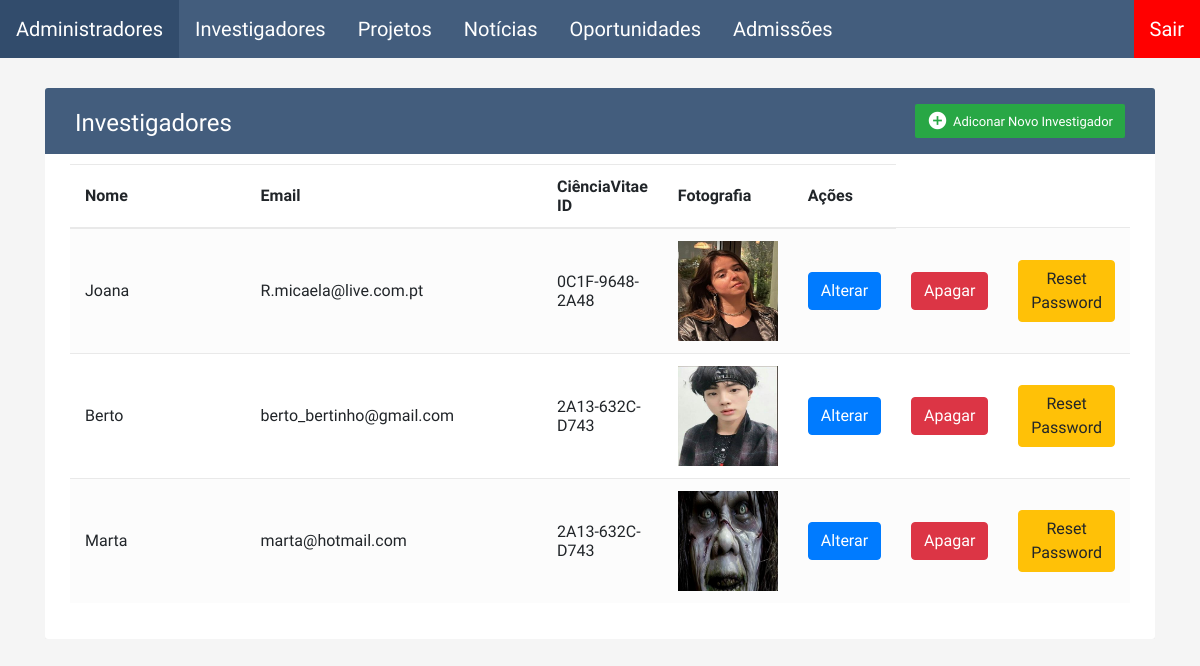
The page /backoffice/investigadores/index.php (signed in) on the database its author committed.
### tables this page shows
CREATE TABLE `investigadores` (
  `id` int(11) NOT NULL,
  `nome` varchar(100) NOT NULL,
  `email` varchar(100) NOT NULL,
  `ciencia_id` varchar(100) NOT NULL,
  `sobre` mediumtext NOT NULL,
  `tipo` varchar(100) NOT NULL,
  `fotografia` varchar(100) NOT NULL,
  `areasdeinteresse` mediumtext NOT NULL,
  `orcid` varchar(255) NOT NULL,
  `scholar` varchar(255) NOT NULL,
  `password` varchar(255) NOT NULL,
  `ultimologin` datetime DEFAULT NULL
);

### backoffice/verifica.php (called while the page is built, shortened)
<?php
require "navbar.php";
?>

### backoffice/investigadores/index.php (the view, shortened to what this page needs)
<?php
require "../verifica.php";
require "../config/basedados.php";
if ($_SERVER["REQUEST_METHOD"] == "POST") {
	$sql = "SELECT id, nome, email, ciencia_id, sobre, tipo, fotografia, areasdeinteresse, orcid, scholar FROM investigadores" .
		"where nome like ? ";
	$stmt = mysqli_prepare($conn, $sql);
	mysqli_stmt_bind_param($stmt, 's', $nome);
	$find = $_POST["find"];
	$nome = "%" . $find . "%";
	mysqli_stmt_execute($stmt);
	$result = mysqli_stmt_get_result($stmt);
} else {
	$sql = "SELECT id, nome, email, ciencia_id, sobre, tipo, fotografia, areasdeinteresse, orcid, scholar FROM investigadores";
	$result = mysqli_query($conn, $sql);
}
?>
<link rel="stylesheet" href="https://stackpath.bootstrapcdn.com/bootstrap/4.5.0/css/bootstrap.min.css">
<link rel="stylesheet" href="https://maxcdn.bootstrapcdn.com/font-awesome/4.7.0/css/font-awesome.min.css">
<div class="container-xl">
	<div class="table-responsive">
		<div class="table-wrapper">
			<div class="table-title">
				<div class="row">
					<div class="col-sm-6">
						<h2>Investigadores</h2>
					</div>
					<?php if ($_SESSION["autenticado"] == 'administrador') { ?>
						<div class="col-sm-6">
							<a href="create.php" class="btn btn-success"><i class="material-icons">&#xE147;</i> <span>Adiconar
									Novo Investigador</span></a>
						</div>
					<?php } ?>
				</div>
			</div>
			<table class="table table-striped table-hover">
				<thead>
					<tr>
						<th>Nome</th>
						<th>Email</th>
						<th>CiênciaVitae ID</th>
						<th>Fotografia</th>
						<th>Ações</th>
					</tr>
				</thead>
				<tbody>
					<?php
					if (mysqli_num_rows($result) > 0) {
						while ($row = mysqli_fetch_assoc($result)) {
							if ($_SESSION["autenticado"] == 'administrador' || $_SESSION["autenticado"] == $row["id"]) {
								echo "<tr>";
								echo "<td>" . $row["nome"] . "</td>";
								echo "<td>" . $row["email"] . "</td>";
								echo "<td>" . $row["ciencia_id"] . "</td>";
								echo "<td><img src='../assets/investigadores/$row[fotografia]' width = '100px' height = '100px'></td>";
								echo "<td><a href='edit.php?id=" . $row["id"] . "' class='btn btn-primary'><span>Alterar</span></a></td>";
								if ($_SESSION["autenticado"] == 'administrador') {
									echo "<td><a href='remove.php?id=" . $row["id"] . "' class='btn btn-danger'><span>Apagar</span></a></td>";
								}
								echo "<td><a href='resetpassword.php?id=" . $row["id"] . "' class='btn btn-warning'><span>Reset Password</span></a></td>";
								echo "</tr>";
							}
						}
					}
					?>
				</tbody>
			</table>
		</div>
	</div>
</div>

### backoffice/navbar.php (shortened to what this page needs)
<ul class="navUl">
    <?php
    if ($_SESSION["autenticado"] == "administrador") {
        echo "<li class=\"navLi\"><a href=\"../administradores\">Administradores</a></li>";
    }
    ?>
    <li class="navLi"><a href="../investigadores">Investigadores</a></li>
    <li class="navLi"><a href="../projetos">Projetos</a></li>
    <li class="navLi"><a href="../noticias">Notícias</a></li>
    <li class="navLi"><a href="../oportunidades">Oportunidades</a></li>
    <?php
    if ($_SESSION["autenticado"] == "administrador") {
        echo "<li class='navLi'><a href='../admissoes'>Admissões</a></li>";
    }
    ?>
    <li class="navLi"><a class="leftnav" href="../sair.php">Sair</a></li>
</ul>

### backoffice/navbar.php (style rules this page uses)
.navUl { list-style-type: none; margin: 0; padding: 0; overflow: hidden; background-color: #435d7d; font-size: 20px; font-family: 'Varela Round'; }
.navLi { float: left; }
.navLi a { display: block; color: white; text-align: center; padding: 14px 16px; text-decoration: none; }
.leftnav { display: block; position: absolute; right: 0%; color: white; background-color: #ff0000; text-align: center; padding: 14px 16px; text-decoration: dashed; }

### rows shown on the page
investigadores: nome "Joana", email "R.micaela@live.com.pt", ciencia "0C1F-9648-2A48", fotografia (picture)
investigadores: nome "Berto", email "berto_bertinho@gmail.com", ciencia "2A13-632C-D743", fotografia (picture)
investigadores: nome "Marta", email "marta@hotmail.com", ciencia "2A13-632C-D743", fotografia (picture)
